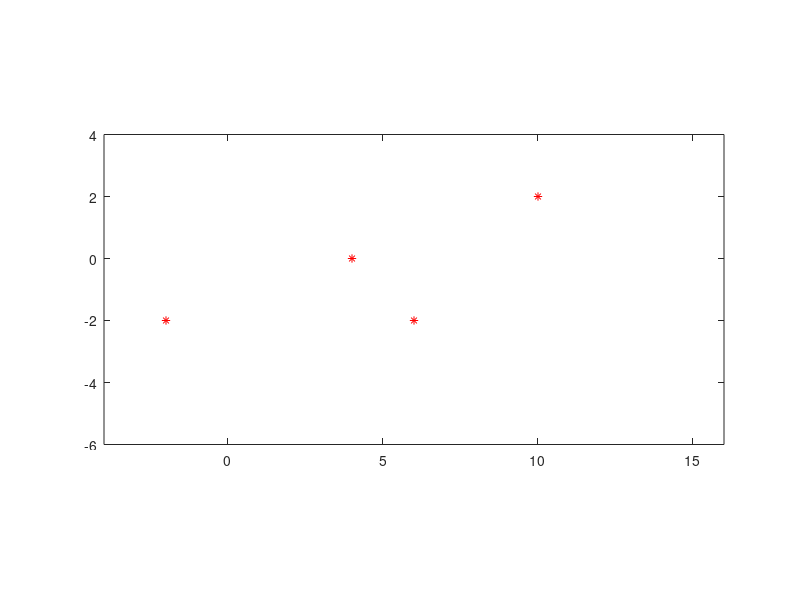

Write MATLAB code to recreate this figure. (Note: this script raises an error after producing the figure.)
%6.feladat
clear

px = [-2 4 6 10];
py = [-2 0 -2 2];
plot(px, py, 'r*')

axis([-4 16 -6 4])
axis equal
hold on

t0 = -1;
t1 = 0;
t2 = 2;
t3 = 3;

%x
syms a3 a2 a1 a0
eq = [a3 * t0^3 + a2 * t0^2 + a1 * t0^1 + a0 == px(1), ...
      a3 * t1^3 + a2 * t1^2 + a1 * t1^1 + a0 == px(2), ...
      a3 * t2^3 + a2 * t2^2 + a1 * t2^1 + a0 == px(3), ...
      a3 * t3^3 + a2 * t3^2 + a1 * t3^1 + a0 == px(4)
      ];
m = solve( eq, [a3 a2 a1 a0] );
syms t
x(t) = m.a3 * t^3 + m.a2 * t^2 + m.a1 * t^1 + m.a0;


%y
syms b3 b2 b1 b0
eq = [b3 * t0^3 + b2 * t0^2 + b1 * t0^1 + b0 == py(1), ...
      b3 * t1^3 + b2 * t1^2 + b1 * t1^1 + b0 == py(2), ...
      b3 * t2^3 + b2 * t2^2 + b1 * t2^1 + b0 == py(3), ...
      b3 * t3^3 + b2 * t3^2 + b1 * t3^1 + b0 == py(4)
      ];
m = solve( eq, [b3 b2 b1 b0] );
y(t) = m.b3 * t^3 + m.b2 * t^2 + m.b1 * t^1 + m.b0;

fplot(x, y, [t0 t3])
hold on

%erintovekotr
xd(t) = diff(x, t);
yd(t) = diff(y, t);

%11feladat

px = [10 14];
py = [2 -4];

plot(px, py, 'b*')

t0 = -1;
t1 = 1;

vx = [xd(t0), 3];
vy = [xd(t0), 0];

%x
syms a3 a2 a1 a0 t
cx(t) = a3 * t^3 + a2 * t^2 + a1 * t^1 + a0;
cxd(t) = diff(cx, t);

eq = [cx(t0) == px(1), cx(t1) == px(2), ...
      cxd(t0) == vx(1), cxd(t1) == vx(2)];

m = solve(eq, [a3 a2 a1 a0]);
x(t) = m.a3 * t^3 + m.a2 * t^2 + m.a1 * t^1 + m.a0;


%y
syms b3 b2 b1 b0
cy(t) = b3 * t^3 + b2 * t^2 + b1 * t^1 + b0;
cyd(t) = diff(cy, t);

eq = [cy(t0) == py(1), cy(t1) == py(2), ...
      cyd(t0) == vy(1), cyd(t1) == vy(2)];

m = solve(eq, [b3 b2 b1 b0]);
y(t) = m.b3 * t^3 + m.b2 * t^2 + m.b1 * t^1 + m.b0;

fplot(x, y, [t0 t1])